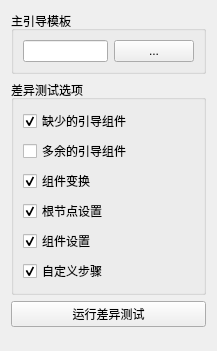
<?xml version="1.0" encoding="UTF-8"?>
<ui version="4.0">
 <class>Form</class>
 <widget class="QWidget" name="Form">
  <property name="geometry">
   <rect>
    <x>0</x>
    <y>0</y>
    <width>217</width>
    <height>351</height>
   </rect>
  </property>
  <property name="windowTitle">
   <string>表单</string>
  </property>
  <layout class="QVBoxLayout" name="verticalLayout_2">
   <item>
    <widget class="QGroupBox" name="groupBox_2">
     <property name="title">
      <string>主引导模板</string>
     </property>
     <layout class="QGridLayout" name="gridLayout">
      <item row="0" column="0">
       <layout class="QHBoxLayout" name="horizontalLayout">
        <item>
         <widget class="QLineEdit" name="path_lineEdit"/>
        </item>
        <item>
         <widget class="QPushButton" name="load_pushButton">
          <property name="text">
           <string>...</string>
          </property>
         </widget>
        </item>
       </layout>
      </item>
     </layout>
    </widget>
   </item>
   <item>
    <widget class="QGroupBox" name="groupBox">
     <property name="title">
      <string>差异测试选项</string>
     </property>
     <layout class="QVBoxLayout" name="verticalLayout">
      <item>
       <widget class="QCheckBox" name="missingGuide_checkBox">
        <property name="text">
         <string>缺少的引导组件</string>
        </property>
        <property name="checked">
         <bool>true</bool>
        </property>
       </widget>
      </item>
      <item>
       <widget class="QCheckBox" name="extraGuide_checkBox">
        <property name="text">
         <string>多余的引导组件</string>
        </property>
       </widget>
      </item>
      <item>
       <widget class="QCheckBox" name="transform_checkBox">
        <property name="text">
         <string>组件变换</string>
        </property>
        <property name="checked">
         <bool>true</bool>
        </property>
       </widget>
      </item>
      <item>
       <widget class="QCheckBox" name="rootSettings_checkBox">
        <property name="text">
         <string>根节点设置</string>
        </property>
        <property name="checked">
         <bool>true</bool>
        </property>
       </widget>
      </item>
      <item>
       <widget class="QCheckBox" name="compSettings_checkBox">
        <property name="text">
         <string>组件设置</string>
        </property>
        <property name="checked">
         <bool>true</bool>
        </property>
       </widget>
      </item>
      <item>
       <widget class="QCheckBox" name="customStep_checkBox">
        <property name="text">
         <string>自定义步骤</string>
        </property>
        <property name="checked">
         <bool>true</bool>
        </property>
       </widget>
      </item>
     </layout>
    </widget>
   </item>
   <item>
    <widget class="QPushButton" name="runTest_pushButton">
     <property name="text">
      <string>运行差异测试</string>
     </property>
    </widget>
   </item>
   <item>
    <spacer name="verticalSpacer">
     <property name="orientation">
      <enum>Qt::Vertical</enum>
     </property>
     <property name="sizeHint" stdset="0">
      <size>
       <width>20</width>
       <height>40</height>
      </size>
     </property>
    </spacer>
   </item>
  </layout>
 </widget>
 <resources/>
 <connections/>
</ui>
